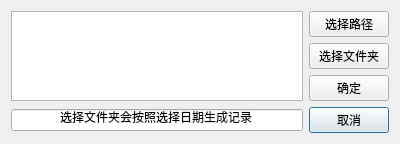
<?xml version="1.0" encoding="UTF-8"?>
<ui version="4.0">
 <class>location</class>
 <widget class="QDialog" name="location">
  <property name="geometry">
   <rect>
    <x>0</x>
    <y>0</y>
    <width>400</width>
    <height>128</height>
   </rect>
  </property>
  <property name="windowTitle">
   <string>Dialog</string>
  </property>
  <layout class="QGridLayout" name="gridLayout_2">
   <item row="3" column="1">
    <widget class="QPushButton" name="pushButton_cancel">
     <property name="text">
      <string>取消</string>
     </property>
    </widget>
   </item>
   <item row="0" column="1">
    <widget class="QPushButton" name="pushButton_path">
     <property name="text">
      <string>选择路径</string>
     </property>
    </widget>
   </item>
   <item row="2" column="1">
    <widget class="QPushButton" name="pushButton_sure">
     <property name="text">
      <string>确定</string>
     </property>
    </widget>
   </item>
   <item row="1" column="1">
    <widget class="QPushButton" name="pushButton_dir">
     <property name="text">
      <string>选择文件夹</string>
     </property>
    </widget>
   </item>
   <item row="0" column="0" rowspan="3">
    <widget class="QTextEdit" name="textEdit"/>
   </item>
   <item row="3" column="0">
    <widget class="QLineEdit" name="prompt">
     <property name="text">
      <string>选择文件夹会按照选择日期生成记录</string>
     </property>
     <property name="alignment">
      <set>Qt::AlignCenter</set>
     </property>
     <property name="readOnly">
      <bool>true</bool>
     </property>
    </widget>
   </item>
  </layout>
 </widget>
 <resources/>
 <connections/>
</ui>
